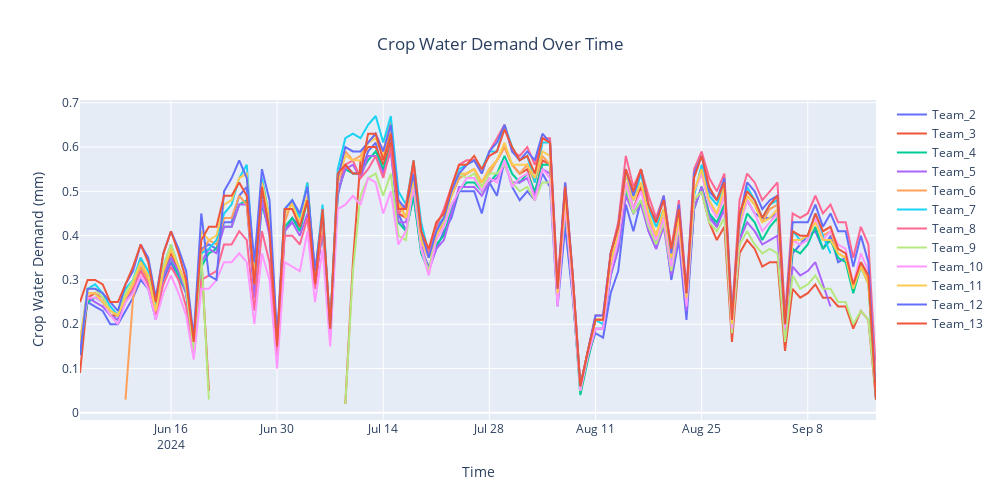

Here is the notebook cell this chart was saved with:
### Code cell
#Loop through each DataFrame and add a trace for each
import plotly.graph_objects as go

fig = go.Figure()

for idx, key in enumerate(arable_data, start=2): 
    df = arable_data[key]
    fig.add_trace(go.Scatter(
        y=df["Arable Canopy Evapotranspiration (mm)"]+df["Arable Field Evapotranspiration (mm)"],
        x=df["Timestamp"],
        name=f'Team_{idx}'
    ))
    # Customize layout
fig.update_layout(width=1000, height=500,
        title={'text': 'Crop Water Demand Over Time', 'x': 0.5},
        xaxis_title='Time',
        yaxis_title='Crop Water Demand (mm)')

fig.show()
